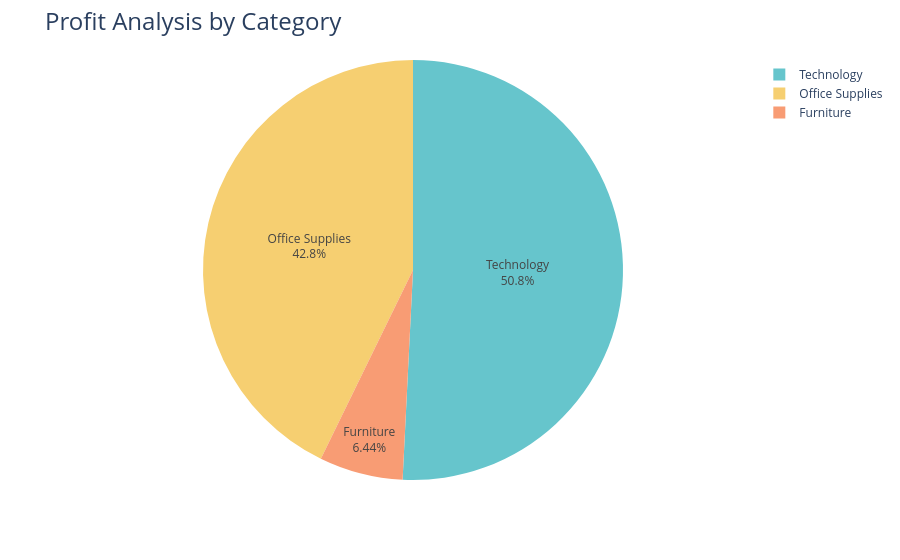

Notebook source saved alongside this figure:
### Code cell
fig = px.pie(profit_by_category,
             values='Profit',
             names='Category',
             hole=0.0,
             color_discrete_sequence=px.colors.qualitative.Pastel)

fig.update_traces(textposition='inside', textinfo='percent+label')
fig.update_layout(title_text='Profit Analysis by Category', title_font=dict(size=24))

fig.show()

### Figure 1 — Plotly figure (JSON) as saved in the notebook; plotly's stock layout.template omitted (floating-point values rounded to 4 significant figures)
{"data": [{"domain": {"x": [0, 1], "y": [0, 1]}, "hole": 0, "hovertemplate": "Category=%{label}<br>Profit=%{value}<extra></extra>", "labels": ["Furniture", "Office Supplies", "Technology"], "legendgroup": "", "name": "", "showlegend": true, "textinfo": "percent+label", "textposition": "inside", "type": "pie", "values": [18450.0, 122500.0, 145500.0]}], "layout": {"legend": {"tracegroupgap": 0}, "margin": {"t": 60}, "piecolorway": ["rgb(102, 197, 204)", "rgb(246, 207, 113)", "rgb(248, 156, 116)", "rgb(220, 176, 242)", "rgb(135, 197, 95)", "rgb(158, 185, 243)", "rgb(254, 136, 177)", "rgb(201, 219, 116)", "rgb(139, 224, 164)", "rgb(180, 151, 231)", "rgb(179, 179, 179)"], "title": {"font": {"size": 24}, "text": "Profit Analysis by Category"}}}
